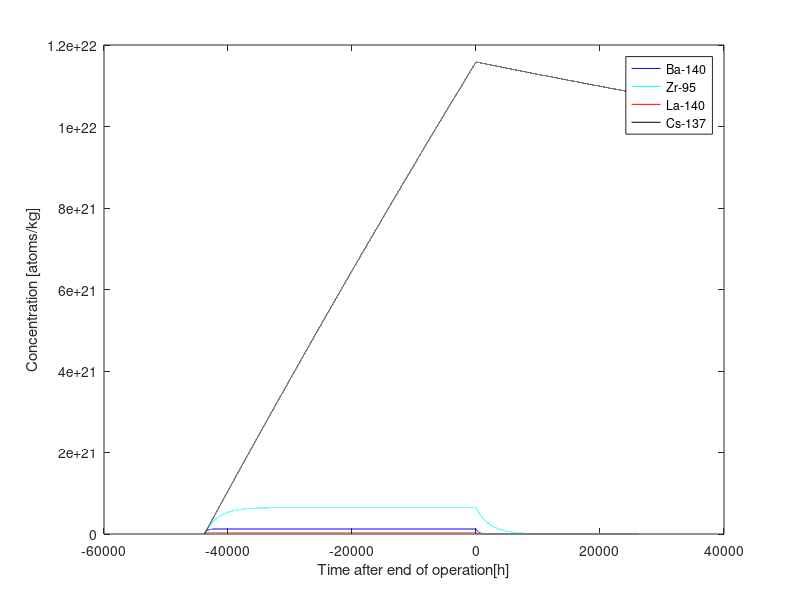
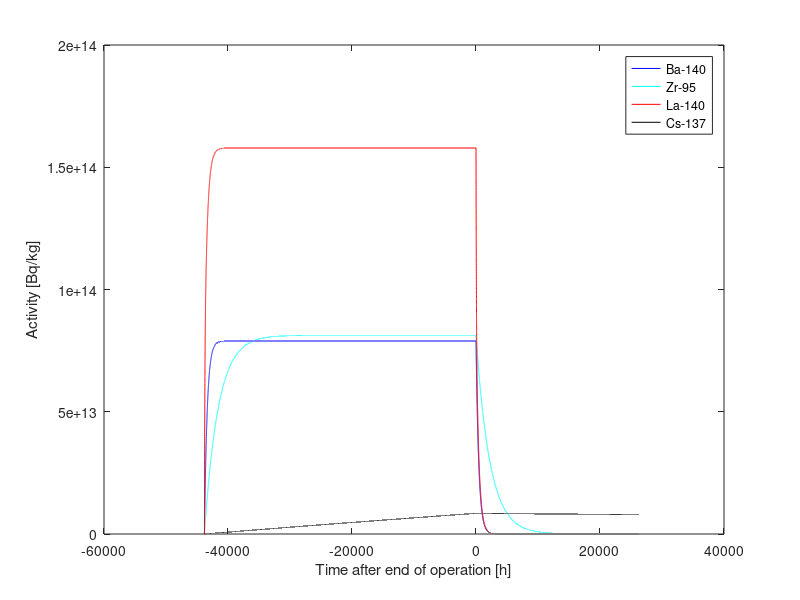

The MATLAB source for these figures, in order:

% Irradiation time in days
BurnTime = 365*5;

% Cooling time in days after end of operation
DecayTime = 365*3;

%time in hours, before (neg) and after (pos) reactor stoppage
t =  [ -24*BurnTime :1: DecayTime*24];

 %Power  W per kg
PowLev = 4E4
Power  = PowLev* [ ones(length(find(t<0)),1) ; zeros(length(find(t>=0)),1)]; % PowLev * [ones(9000,1) ;zeros(1000,1)] ; %power history

%preallocationg barium and lantanum and cesium concentrations and burnup

zr =  zeros(length(t),1);
ba =  zeros(length(t),1);
la =  zeros(length(t),1);
cs =  zeros(length(t),1) ;

BU =  zeros(length(t),1);

% fission yields
FY_Zr = 0.065018 ;
FY_Ba = 0.063142;
FY_La = 0.063147;
FY_Cs = 0.062208 ;

% decay constants
lambdaZr = log(2) / (64.032*24) % /h
lambdaBa = log(2) / (12.7527 * 24) % /h
lambdaLa = log(2) / (1.67855 * 24) % /h
lambdaCs = log(2) / (30.08*365*24) % /h

%running irradiation and decay
for i = 2:length(t)
    
   BU(i) = BU(i-1) + Power(i) /24 / 1E6 ; % MWd/kg
    
   % fission rate % fissions per kg and hour
   FR = 3600 * Power(i) / ( 200E6 * 1.6E-19) ; 
   
   % Production of Ba and La
   P_Zr = FR * FY_Zr;
   P_Ba = FR * FY_Ba;
   P_La = FR * FY_La;
   P_Cs =  FR * FY_Cs;
   
   % Decay losses
   D_Zr = zr(i-1) * lambdaZr;
   D_Ba = ba(i-1) * lambdaBa;
   D_La = la(i-1) * lambdaLa;
   D_Cs = cs(i-1) * lambdaCs;
   
   % Total change
   zr(i) = zr(i-1) + P_Zr - D_Zr;
   ba(i) = ba(i-1) + P_Ba - D_Ba;
   la(i) = la(i-1) + P_La - D_La + D_Ba;
   cs(i) = cs(i-1) + P_Cs - D_Cs;
end



figure()
plot(t, ba, 'b')
hold on 
plot(t, zr, 'c')
plot( t, la, 'r')
plot( t, cs, 'k') 
xlabel('Time after end of operation[h]')
ylabel('Concentration [atoms/kg]')
legend({'Ba-140', 'Zr-95', 'La-140', 'Cs-137'})


figure()
plot(t, ba*lambdaBa/3600 , 'b')
hold on 
plot(t, zr*lambdaZr/3600, 'c')
plot( t, la*lambdaLa/3600, 'r')
plot( t, cs*lambdaCs/3600, 'k') 
xlabel('Time after end of operation [h]')
ylabel('Activity [Bq/kg]')
legend({'Ba-140', 'Zr-95', 'La-140', 'Cs-137'})